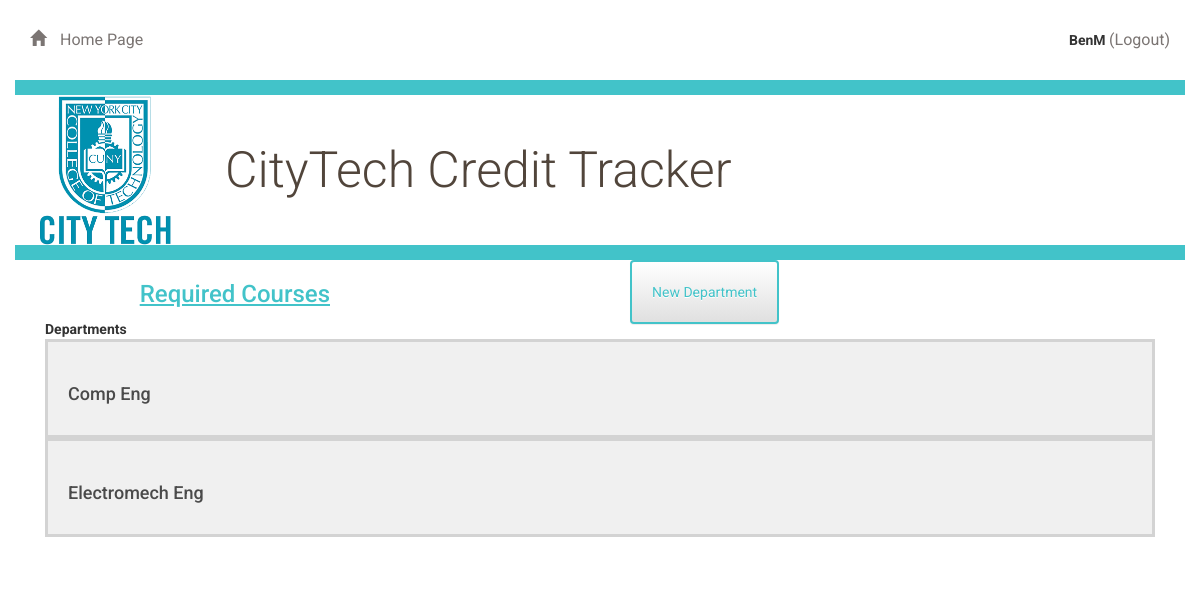
Page /depts (signed in) on the committed database.
### app/models.py (models this page shows, shortened)
class User(UserMixin, db.Model):
    __tablename__ = 'user'
    id = db.Column(db.Integer, primary_key=True)
    first_name = db.Column(db.String(64))
    middle_name = db.Column(db.String(64))
    last_name = db.Column(db.String(120))
    email = db.Column(db.String(120), index=True, unique=True)
    username = db.Column(db.String(64), index=True, unique=True)
    password_hash = db.Column(db.String(128))
    role_id = db.Column(db.Integer, db.ForeignKey('role.id'))
    advisor_id = db.Column(db.Integer, db.ForeignKey('user.id'))  # Advisor ID
    advisees = db.relationship('User', backref=db.backref('advisor', remote_side=[id]))

class Departments(UserMixin, db.Model):
    id = db.Column(db.Integer, primary_key=True)
    code = db.Column(db.String(8), nullable=False)
    name = db.Column(db.String(50), nullable=False)
    progs = db.relationship('Programs', backref='dept')
    course_depts = db.relationship('Courses', backref='dept')

### app/routes.py (the view)
@app.route('/depts')
@login_required
def deptDashboard():
    courses = Courses.query.all()
    depts = Departments.query.all()
    pros = Programs.query.all()
    return render_template('departments_dashboard.html', courses = courses, depts = depts)

### app/models.py (called while the page is built)
@login.user_loader
def load_user(id):
    return User.query.get(int(id))

### app/templates/departments_dashboard.html (shortened to what this page needs)
{% extends "base.html" %}
{% block content %}
{% include "header.html" %}
<div class="container">
	<div class="col-md-6"><section class=""><h2>Required Courses</h2></section></div>
	<div class="col-md-6">
		<a href="{{ url_for('createDeptForm') }}" >
			<button class="btn btn-default button-dept">
				  New Department
			</button>
		</a>
	</div>
</div>
<div class="col-md-12">
			Departments
				{% for dept in depts %}
					<a href = "{{ url_for('deptDetail', dept_id = dept.id)}}">
						<div class="movies-list">
							<h3>{{dept.name}}</h3>
							</div>
					</a>
				{% endfor %}
	</div>
{% endblock %}

### app/templates/header.html (shortened to what this page needs)
<div class="row top-menu">
	<div class="col-md-6">
		<a href="{{url_for('creditDashboard')}}">
			<span class="glyphicon glyphicon-home" aria-hidden="true"></span> Home Page
		</a>
	</div>
	<div class="col-md-6">
		<div class="login">
			{% if current_user.is_anonymous %}
			<a href="{{url_for('login')}}" >
			  <span class="glyphicons glyphicons-parents" aria-hidden="true" ></span> Login
			</a>
			|
			<a href="{{url_for('userSignup')}}" >
			  <span class="glyphicons glyphicons-parents" aria-hidden="true" ></span> Signup
			</a>
			{% else %}
				<span>
						{{current_user.username}}
				</span>
			  <a href="{{url_for('logout')}}" >
			     (Logout)
			  </a>
			{% endif %}
		</div>
	</div>
</div>
<div>
	<div class="row divider blue">
		<div class="col-md-12"></div>
	</div>
	<div class="row banner main">
		<div class="col-md-2"><img src="/static/citytech_logo.png" alt="CityTech Logo" height='150px'></div>
		<div class="col-md-10">
			<h1>CityTech Credit Tracker</h1>
		</div>
	</div>
	<div class="row divider blue">
		<div class="col-md-12"></div>
	</div>
</div>

### app/static/styles.css (style rules this page uses)
* { font-family: "Helvetica Neue Bold", Roboto, Helvetica, Arial, sans-serif; font-weight: 700; }
h1 { font-family: "Helvetica Neue Light", Roboto, Helvetica, Arial, sans-serif; font-size: 50px; color: #51453B; line-height: 60px; font-weight: 300; }
h2 { font-size: 24px; color: #42C3C9; line-height: 29px; text-decoration: underline; }
h3 { font-size: 18px; color: #4A4A4A; line-height: 23px; }
a { font-size: 14px; color: #0093B9; line-height: 17px; }
section { float: right; margin: 0 1.5%; margin-right: 50%; }
.btn { padding: 20px; margin: 0; border-color: #42C3C9; border-width: 2px; color: #42C3C9;; }
.glyphicon { margin-right: 10px; }
.top-menu { padding-top: 30px; padding-bottom: 30px; }
.top-menu a { margin-bottom: 0; line-height: 16px; font-size: 16px; color: #7B7573; font-weight: 400; }
.divider { height: 15px; }
.divider.blue { background-color: #42C3C9; }
.banner.main { height: 150px; background-position: right; background-repeat: no-repeat; background-size: cover; }
.banner h1 { margin: 45px 0; }
.login { position: relative; float: right; margin-right: 0; }
.movies-list { background-color: #F0F0F0; padding: 20px; border-style: solid; border-color: #D3D3D3; }
.button-dept { position: absolute; float: right; }

### rows in the picture
User: username "BenM"
Departments: name "Comp Eng"
Departments: name "Electromech Eng"
